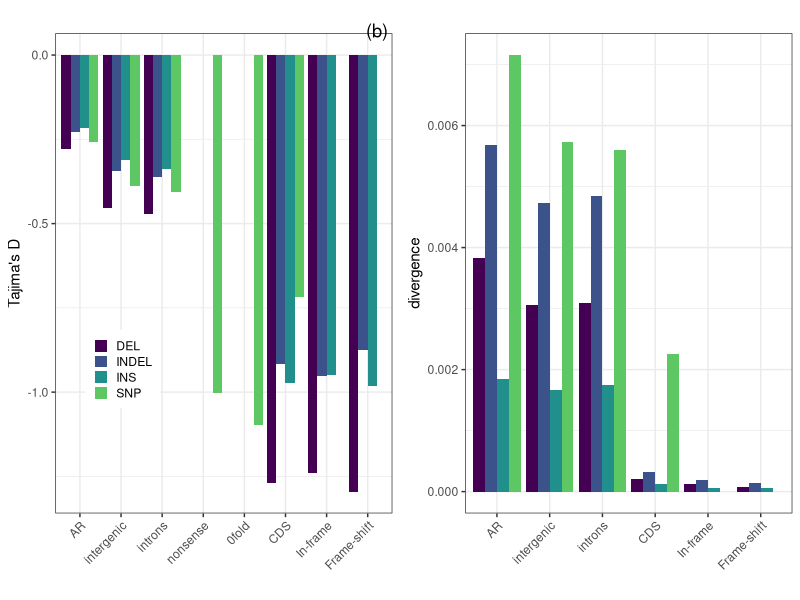

Reproduce this figure in R.
library(ggplot2)
library(dplyr)
library(gridExtra)
library(viridis)

pal = viridis(n=5)
## divergence
div = read.delim('../summary_analyses/gt_indel_div_frameshifts.txt')

div = subset(div, category!='noncoding' & category!='ALL')
div$category = as.character(div$category)

snp_div = read.delim('../summary_analyses/snp_div.txt', header=FALSE)
snp_div$variation = 'SNP'
snp_div$V1 = as.character(snp_div$V1)
# snp_div[2,]$V1 = 'cds_non_frameshift'
snp_missing = data.frame(category=c('cds_frameshift', 'cds_non_frameshift'),
                         variation=c('SNP', 'SNP'),
                         divergence=c(0, 0))

snp_div = data.frame(category=as.character(snp_div$V1), variation=snp_div$variation,
                     divergence=as.numeric(snp_div$V2))
snp_div = rbind(snp_div, snp_missing)
snp_div$divergence = snp_div$divergence/10

div = rbind(subset(div, select=c('category', 'variation', 'divergence')), snp_div)

div$category = factor(div$category,
    levels=rev(c('cds_frameshift', 'cds_non_frameshift', 'CDS', 'introns', 'intergenic', 'AR')))

div_plot = ggplot(div, aes(x=category, y=divergence, fill=variation)) +
    geom_bar(stat='identity', size=2, position = position_dodge(width=0.9)) +
    theme_bw() +
    xlab('') + ylab('divergence') +
    theme(axis.text.x = element_text(angle = 45, hjust = 1),
    legend.title=element_blank(), legend.position='None',
    legend.background=element_blank(), plot.title=element_text(hjust=-0.325, vjust=-3)) +
    guides(colour = guide_legend(nrow = 1)) + ggtitle('(b)') +
    scale_x_discrete(labels=rev(c('Frame-shift', 'In-frame', 'CDS', 'introns', 'intergenic', 'AR'))) +
    #annotate("text", x = 3.5, y = 0.0065,
    #          label = '(SNPs: divergence x 10)', size=2.9) +
    scale_fill_manual(values=pal)

## tajd
summary_data = read.delim('../summary_analyses/bgi10_stats_nocorrection.txt', na=0)

summary_data = subset(summary_data, category!='noncoding' & category!='ALL'
                      & category != 'AR_frameshift' & category != 'AR_non_frameshift' & category != '4fold',
                      select=c('category', 'variation', 'tajD'))


# reset SNP cat indel res to NA
# 0fold
summary_data[2,]$tajD = NA
summary_data[3,]$tajD = NA
summary_data[4,]$tajD = NA

# 4fold
# summary_data[6,]$tajD = NA
# summary_data[7,]$tajD = NA
# summary_data[8,]$tajD = NA

# reset SNP in in frame cat to value from CDS snp then remove CDS cat
# summary_data[17,]$tajD = summary_data[21,]$tajD
# summary_data = subset(summary_data, category!='CDS')

# relevel
summary_data$category = factor(summary_data$category,
  levels=rev(c('cds_frameshift', 'cds_non_frameshift', 'CDS', '0fold', 'nonsense',
               'introns', 'intergenic', 'AR')))

lables= rev(c('Frameshift', 'In-frame', 'CDS', '0fold', 'nonsense', 'introns', 'intergenic', 'AR'))
# tajD
tajd = ggplot(summary_data, aes(x=category, y=tajD, fill=variation))+
  geom_bar(stat='identity', position = position_dodge(width=0.9), size = 2) +
  theme_bw() +
  xlab('')  + ylab("Tajima's D") +
  #ylim(-1.3, -0.2) +
  theme(legend.title=element_blank(), legend.position=c(0.2, 0.3), legend.key.size = unit(.4, "cm"),
  axis.text.x=element_text(angle=45, hjust=1),
  plot.title=element_text(hjust=-0.28, vjust=-3)) + ggtitle('(a)') +
  guides(fill=guide_legend(ncol=1))+
  scale_x_discrete(labels=rev(c('Frame-shift', 'In-frame', 'CDS', '0fold',
                                'nonsense', 'introns', 'intergenic', 'AR'))) +
  scale_fill_manual(values=pal)

pdf('tajd_div_plot.pdf', width=6, height=3)

grid.arrange(tajd, div_plot, nrow=1)

dev.off()

